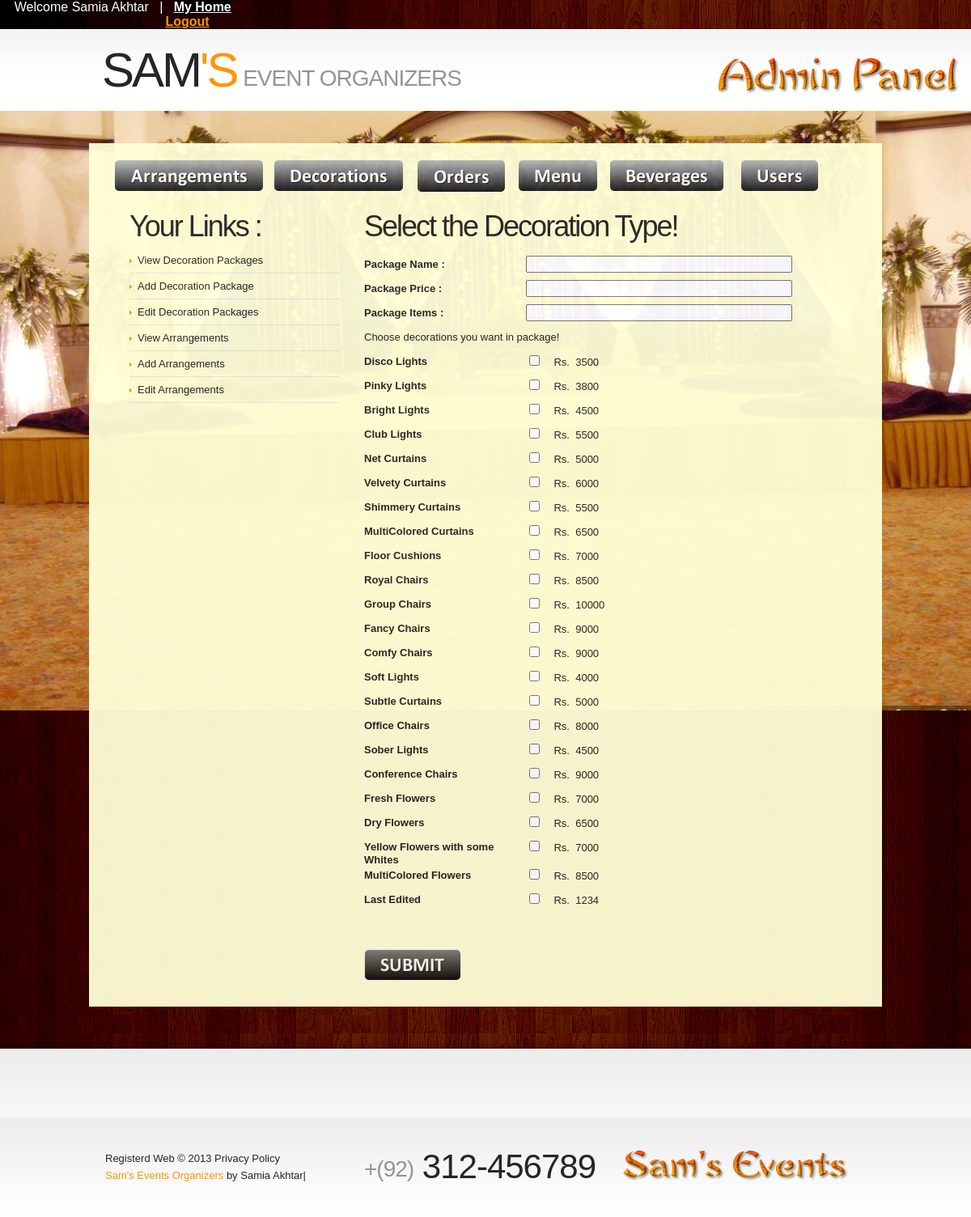
/admin/edit_deco_page.php (signed in), run on the app's committed database.
### tables this page shows
CREATE TABLE IF NOT EXISTS `decoration_details` (
  `dec_id` int(11) NOT NULL AUTO_INCREMENT,
  `event_dec_id` int(11) NOT NULL,
  `dec_type_name` varchar(255) NOT NULL,
  `dec_price` varchar(255) NOT NULL,
  PRIMARY KEY (`dec_id`)
);

### admin/edit_deco_page.php (the view, shortened to what this page needs)
<!DOCTYPE html>
<html lang="en">
<head>
    <link rel="stylesheet" href="css/reset.css" type="text/css" media="screen">
    <link rel="stylesheet" href="css/style.css" type="text/css" media="screen">
    <link rel="stylesheet" href="css/grid.css" type="text/css" media="screen">
</head>
<body id="page2">
    <header>
    <?php
if (!isset($_SESSION['s_name'])){
                          echo "<div class=mybar id=L1 style=background-image:url(images/bg-top-tail2.jpg)>
      <div class=menu> &nbsp; &nbsp;&nbsp; &nbsp; &nbsp; &nbsp;  &nbsp; &nbsp; &nbsp; &nbsp; &nbsp;  &nbsp; &nbsp; &nbsp; &nbsp; &nbsp;  &nbsp; &nbsp; &nbsp; &nbsp; &nbsp; &nbsp; &nbsp; &nbsp; &nbsp; &nbsp; &nbsp; &nbsp; &nbsp; &nbsp; &nbsp; &nbsp; &nbsp; &nbsp; &nbsp; &nbsp; &nbsp; &nbsp; &nbsp; &nbsp; &nbsp; &nbsp; &nbsp; &nbsp; &nbsp; &nbsp; &nbsp; &nbsp; &nbsp; &nbsp; &nbsp; &nbsp; &nbsp; &nbsp; &nbsp; &nbsp; &nbsp; &nbsp; &nbsp; &nbsp; &nbsp; &nbsp; &nbsp; &nbsp; &nbsp; &nbsp; &nbsp; &nbsp; &nbsp; &nbsp; &nbsp; &nbsp; &nbsp; &nbsp; &nbsp; &nbsp; &nbsp; &nbsp; &nbsp; &nbsp; &nbsp; &nbsp; &nbsp; &nbsp; &nbsp; &nbsp; &nbsp; &nbsp; &nbsp; &nbsp; &nbsp; &nbsp; &nbsp; &nbsp; &nbsp; &nbsp; &nbsp; &nbsp; &nbsp; &nbsp; &nbsp; &nbsp; &nbsp; &nbsp; &nbsp; &nbsp; &nbsp; &nbsp; &nbsp; &nbsp; &nbsp; &nbsp; &nbsp; &nbsp; &nbsp; &nbsp; &nbsp; &nbsp; &nbsp; &nbsp; &nbsp; &nbsp; &nbsp; &nbsp; &nbsp; &nbsp;&nbsp;&nbsp;&nbsp;&nbsp;&nbsp;&nbsp;&nbsp;&nbsp;&nbsp; &nbsp;&nbsp;&nbsp;&nbsp;&nbsp;&nbsp;&nbsp;&nbsp;&nbsp;&nbsp; &nbsp; &nbsp; &nbsp; &nbsp; &nbsp; &nbsp; &nbsp; &nbsp; &nbsp; &nbsp;&nbsp;&nbsp;&nbsp;&nbsp;&nbsp;&nbsp;&nbsp;&nbsp;&nbsp;
                                <a href=admin_home.php>Login</a> </div></div>";
    }
	else
	{
 echo "  <div class=mybar  id=L2 style=background-image:url(images/bg-top-tail2.jpg)>
      <div class=menu>  &nbsp; &nbsp;";
	$name= $_SESSION['s_name'];
echo " Welcome $name ";
	echo " &nbsp; | &nbsp; <a href=myadmin.php class=active><strong>My Home</strong></a> &nbsp; &nbsp; &nbsp; &nbsp; &nbsp; &nbsp; &nbsp;&nbsp; &nbsp; &nbsp; &nbsp;  &nbsp; &nbsp; &nbsp; &nbsp; &nbsp;  &nbsp; &nbsp; &nbsp; &nbsp; &nbsp;  &nbsp; &nbsp; &nbsp; &nbsp; &nbsp; &nbsp; &nbsp; &nbsp; &nbsp; &nbsp; &nbsp; &nbsp; &nbsp; &nbsp; &nbsp; &nbsp; &nbsp; &nbsp; &nbsp; &nbsp; &nbsp; &nbsp; &nbsp; &nbsp; &nbsp; &nbsp; &nbsp; &nbsp; &nbsp; &nbsp; &nbsp; &nbsp; &nbsp; &nbsp; &nbsp; &nbsp; &nbsp; &nbsp; &nbsp; &nbsp; &nbsp; &nbsp; &nbsp; &nbsp; &nbsp; &nbsp; &nbsp; &nbsp; &nbsp; &nbsp; &nbsp; &nbsp; &nbsp; &nbsp; &nbsp; &nbsp; &nbsp; &nbsp; &nbsp; &nbsp; &nbsp; &nbsp; &nbsp; &nbsp; &nbsp; &nbsp; &nbsp; &nbsp; &nbsp; &nbsp; &nbsp; &nbsp; &nbsp; &nbsp; &nbsp; &nbsp; &nbsp; &nbsp; &nbsp; &nbsp; &nbsp;  &nbsp; &nbsp; &nbsp; &nbsp; &nbsp; &nbsp; &nbsp; &nbsp;  &nbsp; &nbsp; &nbsp; &nbsp; &nbsp; &nbsp; &nbsp; &nbsp; &nbsp; &nbsp; &nbsp; &nbsp; &nbsp; &nbsp; &nbsp; &nbsp;
                             <a href=logout.php><strong>Logout</strong></a>
							 <br>  </div></div>";
                         }
    ?>
    <div class="row-2">
       	<div class="main">
            	<div class="container_12">
                	<div class="grid_9">
                    	<h1>
                            <a class="logo" href="home.php">Sam<strong>'s</strong></a>
                            <span>Event Organizers</span>
                        </h1>
                    </div>
                    <div class="grid_3">
                    	<form id="search-form" method="post" enctype="multipart/form-data">
                    	  <img src="images/cooltext1148775572.png" width="298" height="46">
                    	</form>
                  </div>
                </div>
      </div>
      </div>
</header><div class="ic"></div>
    <section id="content">
        <div class="bg-top">
        	<div class="bg-top-2">
                <div class="bg">
                    <div class="bg-top-shadow">
                        <div class="main">
                          <div class="trans" style="background-color:#FFFFD7">
                             <div class="container_12">
                                <div class="wrapper">
                                  <table width="981" border="0" cellspacing="10" cellpadding="" align="center">
  <tr><td colspan="6"><br></td></tr>
  <tr>
    <td width="183">&nbsp; &nbsp; &nbsp; <a href="mange_arrangements.php"> <img src="images/admin (3).png" width="183" height="38"></a></td>
    <td width="159">&nbsp; <a href="view_decorations.php"><img src="images/admin (4).png" width="159" height="38"></a></td>
    <td width="108"><span><a href="orders_page.php"><img src="images/admin (5).png" width="108" height="39"></a></span></td>
    <td width="97"><a href="menu_page.php"><img src="images/admin (7).png" width="97" height="38"></a></td>
    <td width="140"><a href="beverages_page.php"><img src="images/admin (8).png" width="140" height="38"></a></td>
    <td width="160"><a href="users_page.php"><img src="images/admin (6).png" width="95" height="38"></a></td>
    </tr>
    <tr><td colspan="6"><br></td></tr>
</table>
                                            <div class="grid_12">
                                                <div class="wrapper">
                                                    <article class="grid_4 alpha">
                                                        <div class="indent">
                                                            <h3 class="prev-indent-bot2">Your Links : </h3>
                                                            <ul class="list-2">
                                                              <li><a href="view_decorations.php">View Decoration Packages</a></li>
                                                                <li><a href="add_deco.php">Add Decoration Package</a></li>
                                                                <li><a href="edit_deco.php">Edit Decoration Packages</a></li>
                                                                <li><a href="view_arrangements.php">View Arrangements</a></li>
                                                                <li><a href="add_new_arr.php">Add Arrangements</a></li>
                                                                <li><a href="edit_arrangements.php">Edit Arrangements</a></li>
                                                            </ul>
                                                        </div>
                                                    </article>
                                                    <article class="grid_8 omega">
                                                        <div class="indent-right">
                                                            <h3 class="p2">Select the Decoration Type!</h3>
                                                            <div class="wrapper prev-indent-bot2">
                                                              <form id="contact-id" name="deco" method="post">
               <table width="400" border="0" cellspacing="2" cellpadding="10">
               <tr><td height="30"><span class="text-form"> <strong>  Package Name :</strong></span></td><td><input type="text" name="pname" size="38" value="<?php echo $_name ?>"></td></tr>
               <tr><td height="30"><span class="text-form"> <strong>  Package Price :</strong></span></td><td><input type="text" name="price" size="38" value="<?php echo $_price ?>" readonly></td></tr>
               <tr><td height="30"><span class="text-form"> <strong>  Package Items :</strong></span></td><td><input type="text" name="items" size="38" value="<?php echo $_items ?>" readonly></td></tr>
               <tr><td height="30" colspan="2">Choose decorations you want in package!</td></tr>
  <?php
	$sql1="Select * FROM decoration_details ";
    	$rs = mysql_query($sql1) or die(mysql_error());
		if(mysql_num_rows($rs)>0)
	{
	while($row = mysql_fetch_array($rs))
	{
		echo "<tr><td height=30><span class=text-form><strong>".$row['dec_type_name']. " </strong></span></td><td width=200> <input type=checkbox value=".$row['dec_id']." name=activate[]>&nbsp; &nbsp; Rs. &nbsp;".$row['dec_price']."</td><tr>";
			}
	}
?>
  <tr><td><br></td></tr>
</table>
                <br>
                <div >
     <input type="image"  src="images/button (2).png" name="img_submit5">
                                            </div>
                                            </form>
                                      </div>
                                   </article>
                                </div>
                             </div>
                         </div>
                      </div>
                  </div>
              </div>
          </div>
      </div>
                    </div>
                </div>
        <div class="bg-bot">
        </div>
    </section>
<footer>
        <div class="main">
        	<div class="container_12">
  <div class="wrapper">
                	<div class="grid_4">
                    	<div>Registerd Web &copy; 2013 <a class="link color-3" href="#">Privacy Policy</a></div>
                        <div><a rel="nofollow" target="_blank" hrfhome.php">Sam's Events Organizers</a> by Samia Akhtar|</div>
                    </div>
                    <div class="grid_4">
                    	<span class="phone-numb"><span>+(92)</span> 312-456789</span>
                    </div>
                    <div class="grid_4">
                    	<ul class="list-services">
                        	<li><img src="images/cooltext1148772876.png" width="279" height="39"></li>
                        </ul>
                    </div>
                </div>
            </div>
        </div>
</footer>
</body>
</html>

### admin/css/style.css (style rules this page uses)
article, aside, audio, canvas, command, datalist, details, embed, figcaption, figure, footer, header, hgroup, keygen, meter, nav, output, progress, section, source, video { display:block }
html { width:100% }
body { font-family:Arial, Helvetica, sans-serif;font-size:100%;color:#262626;min-width:980px;background:#fff }
.bg-top-shadow { width:100%; background:url(../images/bg-top-shadow.png) center bottom repeat-x; padding:40px 0 52px }
.bg-top { width:100%; background:url(../images/bg-top-tail.jpg) center top repeat-x }
.bg-top-2 { width:100%; background:url(../images/bg-top-tail2.jpg) center top repeat-y }
.bg { width:100%; background:url(../images/bg-top.jpg) center top no-repeat fixed }
.bg-bot { width:100%; background:url(../images/bg-bot-tail.gif) center top repeat-x #fff; padding:30px 0 55px }
.main { width:980px;padding:0;margin:0 auto;font-size:0.8125em;line-height:1.6153em }
a { color:#ff9601; outline:none }
.wrapper { width:100%; overflow:hidden; position:relative }
.trans { filter: Alpha(Opacity=95); opacity:0.95; }
.mybar { font-family:Arial, Helvetica, sans-serif; color:#FFF; background-image:url(file:///E|/Vertigo/VertrigoServ/www/Event_Management/user/images/bg-top-tail2.jpg) }
.p2 { margin-bottom:15px }
.color-3 { color:#262626 }
.indent-right { padding-right:30px }
.indent { padding:0 10px 0 30px }
.prev-indent-bot2 { margin-bottom:5px }
.menu li a, .list-1 li a, .list-2 li a, .link, .button, .logo { text-decoration:none }
header { width:100%;position:relative;z-index:2 }
.row-2 { width:100%;min-height:101px;background:url(../images/row2-tail.gif) left top repeat-x #fff }
h1 { padding:15px 0 0 0;position:relative;font-weight:normal;text-transform:uppercase;margin-left:-4px;font-family:"Trebuchet MS", Arial, Helvetica, sans-serif }
h1 span { display:inline-block; font-size:28px; line-height:1.2em; color:#949494; letter-spacing:-1px; padding:29px 0 0 4px }
.logo { display:inline-block;font-size:60px;line-height:1.2em;;color:#262626;cursor:pointer;letter-spacing:-3px }
.logo strong { color:#ff9601; font-weight:normal }
.menu { padding:0;width:100% }
.menu a.active { color:#fff;background-position:left top;background-repeat:repeat-x;background-color:#000 }
#search-form { padding:35px 0px 0 37px }
#content { width:100%;padding:0;position:relative;z-index:1 }
h3 { font-family:"Trebuchet MS", Arial, Helvetica, sans-serif;font-size:36px;line-height:1.2em;margin:0 0 22px 0;color:#262626;font-weight:normal;letter-spacing:-2px }
.list-2 li { line-height:1.23em;padding:8px 0;background:url(../images/pic-1.gif) 0 bottom repeat-x }
.list-2 li a { display:inline-block; color:#262626; padding-left:10px; background:url(../images/marker-2.gif) 0 6px no-repeat }
.text-form { float:left;display:block;font-size:13px;line-height:1.23em;width:200px;color:#262626;font-family:Arial, Helvetica, sans-serif;padding-top:3px }
footer { width:100%;padding:40px 0 33px;background:url(../images/footer-tail.gif) center top repeat-x #fff }
.phone-numb { display:inline-block;font-size:42px;line-height:1.2em;font-family:"Trebuchet MS", Arial, Helvetica, sans-serif;letter-spacing:-1px;margin-top:-4px }
.phone-numb span { display:inline-block; font-size:28px; color:#949494; padding-top:3px }
.list-services { padding:0 }
.list-services li { float:left; padding:0 0 0 20px }
.list-services li:first-child { padding:0 }

### admin/css/grid.css (style rules this page uses)
.container_12 { margin-left: auto; margin-right: auto; width: 960px; }
.grid_1, .grid_2, .grid_3, .grid_4, .grid_5, .grid_6, .grid_7, .grid_8, .grid_9, .grid_10, .grid_11, .grid_12 { display:inline; float: left; position: relative; margin-left: 10px; margin-right: 10px; }
.alpha { margin-left: 0; }
.omega { margin-right: 0; }
.container_12 .grid_3 { width:220px; }
.container_12 .grid_4 { width:300px; }
.container_12 .grid_8 { width:620px; }
.container_12 .grid_9 { width:700px; }
.container_12 .grid_12 { width:940px; }

### data on the page
decoration_details: dec_type_name "Disco Lights", dec_price "3500"
decoration_details: dec_type_name "Pinky Lights", dec_price "3800"
decoration_details: dec_type_name "Bright Lights", dec_price "4500"
decoration_details: dec_type_name "Club Lights", dec_price "5500"
decoration_details: dec_type_name "Net Curtains", dec_price "5000"
decoration_details: dec_type_name "Velvety Curtains", dec_price "6000"
decoration_details: dec_type_name "Shimmery Curtains", dec_price "5500"
decoration_details: dec_type_name "MultiColored Curtains", dec_price "6500"
decoration_details: dec_type_name "Floor Cushions", dec_price "7000"
decoration_details: dec_type_name "Royal Chairs", dec_price "8500"
decoration_details: dec_type_name "Group Chairs", dec_price "10000"
decoration_details: dec_type_name "Fancy Chairs", dec_price "9000"
decoration_details: dec_type_name "Comfy Chairs", dec_price "9000"
decoration_details: dec_type_name "Soft Lights", dec_price "4000"
decoration_details: dec_type_name "Subtle Curtains", dec_price "5000"
decoration_details: dec_type_name "Office Chairs", dec_price "8000"
decoration_details: dec_type_name "Sober Lights", dec_price "4500"
decoration_details: dec_type_name "Conference Chairs", dec_price "9000"
decoration_details: dec_type_name "Fresh Flowers", dec_price "7000"
decoration_details: dec_type_name "Dry Flowers", dec_price "6500"
decoration_details: dec_type_name "Yellow Flowers with some Whites", dec_price "7000"
decoration_details: dec_type_name "MultiColored Flowers", dec_price "8500"
decoration_details: dec_type_name "Last Edited", dec_price "1234"

### other printed values
$name "Samia Akhtar"
